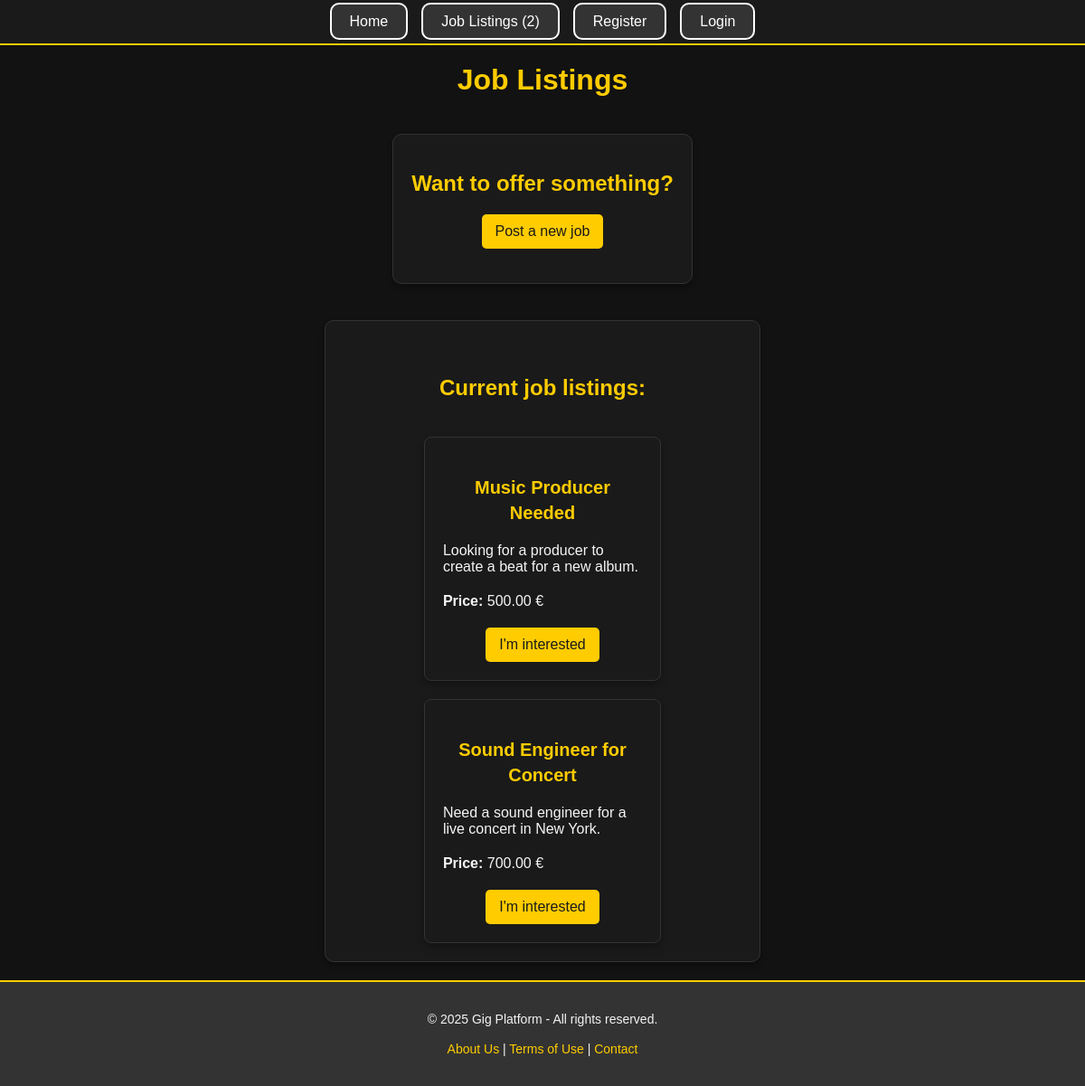
Page /job_list.php on the committed database.
### tables this page shows
CREATE TABLE jobs (
    job_id INT AUTO_INCREMENT PRIMARY KEY,
    user_id INT,
    title VARCHAR(255) NOT NULL,
    description TEXT NOT NULL,
    budget DECIMAL(10, 2),
    status ENUM('open', 'closed', 'in_progress') DEFAULT 'open',
    tags VARCHAR(255),   
    created_at TIMESTAMP DEFAULT CURRENT_TIMESTAMP,
    updated_at TIMESTAMP DEFAULT CURRENT_TIMESTAMP ON UPDATE CURRENT_TIMESTAMP,
    FOREIGN KEY (user_id) REFERENCES users(user_id)
);

### public/job_list.php (the view)
<?php
include_once '../config/db.php';
$stmt = $pdo->prepare("SELECT * FROM jobs");
$stmt->execute();
$jobs = $stmt->fetchAll();
?>
<!DOCTYPE html>
<html lang="en">
<?php include_once '../includes/header.php'; ?>
<body>
<h1>Job Listings</h1>
<div class="default-table">
<h2>Want to offer something?</h2>
<center><a class="default-button" href="post_job.php">Post a new job</a></center><br>
</div>
<div class="default-table">
<div class="job-container">
<h2>Current job listings:</h2>
    <?php foreach ($jobs as $job): ?>
        <div class="job-card">
            <h2><a href="job_detail.php?job_id=<?php echo $job['job_id']; ?>"><?php echo htmlspecialchars($job['title']); ?></a></h2>
            <p><?php echo htmlspecialchars($job['description']); ?></p>
            <p><strong>Price:</strong> <?php echo htmlspecialchars($job['budget']); ?> €</p>
            <center><a class="jobInterest" href="apply_job.php?job_id=<?php echo $job['job_id']; ?>">I'm interested</a></center>
        </div>
    <?php endforeach; ?>
</div>
</div>
<?php include_once '../includes/footer.php'; ?>
</body>
</html>

### assets/css/main.css (style rules this page uses)
html, body { height: 100%; margin: 0; }
body { margin: 0; font-family: 'Arial', sans-serif; background-color: #121212; color: #f5f5f5; display: flex; flex-direction: column; }
.default-table { padding: 20px; max-width: 600px; margin: 20px auto; background-color: #1a1a1a; border: 1px solid #333; border-radius: 10px; box-shadow: 0 4px 6px rgba(0, 0, 0, 0.3); }
.default-table .default-button { display: inline-block; padding: 10px 15px; background-color: #ffcc00; color: #1a1a1a; text-decoration: none; border-radius: 5px; font-size: 16px; transition: background-color 0.3s, transform 0.2s; }
h1, h2, h3 { text-align: center; margin-top: 20px; color: #ffcc00; }
a { text-decoration: none; color: #ffcc00; transition: color 0.3s ease; }
.job-container { display: flex; flex-direction: column; gap: 20px; align-items: center; margin-top: 20px; width: 100%; }
.job-card { background-color: #1a1a1a; border: 1px solid #333; padding: 20px; border-radius: 8px; box-shadow: 0 4px 8px rgba(0, 0, 0, 0.3); width: 50%; color: #f5f5f5; }
.job-card h2 a { color: #ffcc00; text-decoration: none; font-size: 20px; margin-bottom: 15px; }
.job-card p { margin: 20px 0; }
.job-card .jobInterest { display: inline-block; padding: 10px 15px; background-color: #ffcc00; color: #1a1a1a; text-decoration: none; border-radius: 5px; font-size: 16px; transition: background-color 0.3s, transform 0.2s; }

### rows in the picture
jobs: title "Music Producer Needed", description "Looking for a producer to create a beat for a new album.", budget "500.00"
jobs: title "Sound Engineer for Concert", description "Need a sound engineer for a live concert in New York.", budget "700.00"

### other values in the picture
$total_jobs "2"
